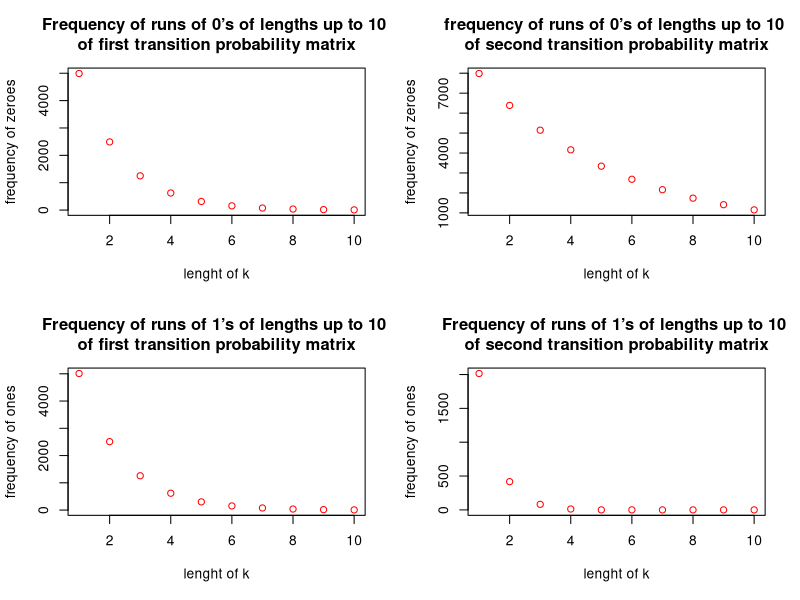

Generate this figure with R: (Note: this script raises an error after producing the figure.)
## ---- chunk 1
#This function takes in the sequence of length, the probability π00, π11, and the initial value(0 or 1)

markov_chain <- function(n,p00,p11,x1) {
  s<-c(x1) #create an empty vector that includes the initial value
  
  #loop over the vectors
  #if the initial value is 0, gives 1 value with probability 1-p00 and store it into the vector
  #if the initial value is 1, gives 1 value with probability p11 and store it into the vector
  for(i in 2:n){ 
    if(x1 == 0){
      s[i] <- rbinom(1,1,1-p00) 
    }
    else if (x1 == 1){
      s[i] <- rbinom(1,1,p11)
    }
  }
  return(s) #return the sequence of random variable 
}
## ---- chunk 2
#This function takes a sequence (vector) of 0 or 1 as input and returns the starting locations of runs of 0’s and runs of 1’s, k is the the length of runs

runfunction<-function(seq,k=1){
  #create empty vectors
  zeroes <- numeric(0)
  ones <- numeric(0) 
  #set length of n to be the length(x)-k+1
  n <- length(seq)-k+1
  counter = 1
  for(i in 1:n) {
    #loop over the sequence, 
    #apply identical to ones to check if its matched with the same numbers of k
    if (identical(seq[counter:(counter+k-1)], rep(1,k)) == TRUE){
      #if its identical, store the index to the variable "ones"
      ones = c(ones,counter)
    }
    #do the same for the zeros
    else if (identical(seq[counter:(counter+k-1)], rep(0,k)) == TRUE){
      zeroes = c(zeroes,counter)
    }
    #move to next counter
    counter = counter + 1
  }
  #return the list of the starting locations of runs of 0’s and runs of 1’s
  return(list(zeroes = zeroes,ones = ones))
}
## ---- chunk 3
runfunction2<-function(seq,start,end){
  #create empty vectors
  start_vector = numeric(0)
  end_vector = numeric(0)
  len_start = length(start) #get the length of the start motif
  len_end =length(end) #get the length of the end motif
  n <- length(seq) #get the length of the sequence
  for( i in 1:(n-len_start-len_end+1) )  {
    #look for the start motif
    if ( all(seq[i:(i+len_start-1)] == start)){
       for(j in (i+len_start):(n-len_end+1)) {
        #check if the sequence is same to the end motif
         if (all(seq[j:(j+len_end-1)]== end)){
          #if its the same, save the locations
           start_vector = c(start_vector, i)
           end_vector = c(end_vector, j)
         }
       }
    }
  }
  
  #return the starting location, ending location and the length between them
  return(list(start = start_vector,end = end_vector, length = end_vector-start_vector+length(end)))
}

## ---- chunk 4
#use problem 1's function to find the sequence
seq_a = markov_chain(10000,0.5,0.5,0)

#use lapply function to find all the sequence of runs of 0's and 1's of lengths from 1 up to 10 and it will return all the locations of all the runs in each length of k
a = lapply(1:10,function(i) {runfunction(seq_a, i)})

#use sapply function simplify the result from above to get the frequency of each of them 
zeroes_k1 = sapply(1:10, function(i) {length(a[[i]]$zeroes)})
ones_k1 = sapply(1:10, function(i) {length(a[[i]]$ones)})
## ---- chunk 5
#do the same thing to the second transition probability matrix
seq_b = markov_chain(10000,0.8,0.9,0)
b = lapply(1:10,function(i) {runfunction(seq_b, i)})
zeroes_k2 = sapply(1:10, function(i) {length(b[[i]]$zeroes)})
ones_k2 = sapply(1:10, function(i) {length(b[[i]]$ones)})
## ---- chunk 6
#plots of 4i
par(mfrow=c(2,2))
plot(zeroes_k1,col = "red",xlab = "lenght of k",ylab= "frequency of zeroes", main = "Frequency of runs of 0’s of lengths up to 10 \nof first transition probability matrix")
plot(zeroes_k2,col = "red",xlab = "lenght of k",ylab= "frequency of zeroes", main = "frequency of runs of 0’s of lengths up to 10 \nof second transition probability matrix")

plot(ones_k1,col = "red",xlab = "lenght of k",ylab= "frequency of ones", main = "Frequency of runs of 1’s of lengths up to 10 \nof first transition probability matrix")
plot(ones_k2,col = "red",xlab = "lenght of k",ylab= "frequency of ones", main = "Frequency of runs of 1’s of lengths up to 10 \nof second transition probability matrix")
## ---- chunk 7
#combining problem 1 and 3 together to get all the starting, ending location and the length that start and end with the motifs 0000 and 1111

seq_a = markov_chain(10000,0.5,0.5,0)
tmp = runfunction2(seq_a,c(0,0,0,0),c(1,1,1,1))

#used lapply to find all of the subsequences to see if its right for my own interest
all_seq = lapply(1:length(tmp$start), function(i)  seq_a[tmp$start[i]:(tmp$start[i]+tmp$length[i]-1)])

#find the starting locations of all subsequences with length 200 that start and end with the motifs 0000 and 1111
location1 = tmp$start[tmp$length==200]
location1
## ---- chunk 8
#combining problem 1 and 3 together to get all the starting, ending location and the length that start and end with the motifs 0000 and 1111 
seq_b = markov_chain(10000,0.8,0.9,0)
tmp2 = runfunction2(seq_b,c(0,0,0,0),c(1,1,1,1))

#used lapply find all of the subsequences
all_seq2 = lapply(1:length(tmp2$start), function(i)  seq_b[tmp2$start[i]:(tmp2$start[i]+tmp2$length[i]-1)])

#find the starting locations of all subsequences with length 200
location2=tmp2$start[tmp2$length==200]
location2
## ---- chunk 9
#summary of the frequency of runs of 0's in 1st matrix
summary(zeroes_k1) 
#summary of the frequency of runs of 0's in 2nd matrix
summary(zeroes_k2)
#summary of the frequency of runs of 1's in 1st matrix
summary(ones_k1)
#summary of the frequency of runs of 1's in 2nd matrix
summary(ones_k2)

#numbers of subsequences with length 200
length(location1)
length(location2)
## ---- chunk 10
#package used:
library(ggplot2) #used to create plots
library(reshape) #for the function 'melt' to melt a dataframe for easy casting
## ---- chunk 11
data("AirPassengers")
class(AirPassengers)
summary(AirPassengers)

#histogram
hist(AirPassengers, main="Histogram for Air Passengers",     xlab="Passengers", ylab="Frequency of Passengers", xlim=c(100,650), las=1, breaks=40, col = "blue") 
rug(AirPassengers) #shows the actual observations

#time series plot of data
x = as.vector(AirPassengers)
t = as.vector(time(AirPassengers))
n = length(t)
plot(t, x, type = "o", main = "Monthly totals of international airline passengers (1949-1960)", xlab = "time", ylab = "Air Passengers", col = "red")
abline(fit <- lm(AirPassengers~time(AirPassengers))) #plots the least squares regression line

#shows the time series decomposition into trend, seasonal and random  noise to see if there's any trend in this time serie
plot(decompose(AirPassengers), col="red")

#transforming the data from ts class into a matrix so that I can use them in ggplot
myData <- data.frame(Year = c(floor(time(AirPassengers) + .01)), Month = c(cycle(AirPassengers)),AirPassengers = c(AirPassengers))

ggplot(myData, aes(x = Year, y = AirPassengers, colour = Month))+
  geom_point(aes(color= Month)) +
  ggtitle("Monthly totals of international airline passengers (1949-1960)")
## ---- chunk 12
data("EuStockMarkets")
head(EuStockMarkets)
class(EuStockMarkets)
summary(EuStockMarkets)
dim(EuStockMarkets) 

#time series plot
plot.ts(EuStockMarkets, main= "Daily Closing Prices of Major European Stock Indices, 1991–1998",xlab = "Year", ylab = "Daily Closing Prices", col = "red")

#individual histogram to see the distribution of the data
par(mfrow=c(2,2))
hist(EuStockMarkets[,1], main = "Histogram for DAX",xlab = "Daily Closing Price",breaks=40)
rug(EuStockMarkets[,1], col = "red") #shows the actual observations
hist(EuStockMarkets[,2], main = "Histogram for SMI",xlab = "Daily Closing Price",breaks=40)
rug(EuStockMarkets[,2], col = "red")
hist(EuStockMarkets[,3], main = "Histogram for CAS",xlab = "Daily Closing Price",breaks=40)
rug(EuStockMarkets[,3], col = "red")
hist(EuStockMarkets[,4], main = "Histogram for FTSE",xlab = "Daily Closing Price",breaks=40)
rug(EuStockMarkets[,4], col = "red")

#boxplot
par(mfrow=c(1,1))
boxplot(EuStockMarkets, main = "Boxplot of major European stock indices",col= rainbow(4), xlab = "Major European stock indices", ylab = "Daily Closing Prices")
## ---- chunk 13
data(PlantGrowth)
head(PlantGrowth)
class(PlantGrowth)
summary(PlantGrowth$weight[1:10]) #ctrl
summary(PlantGrowth$weight[11:20]) #trt1
summary(PlantGrowth$weight[21:30]) #trt2
dim(PlantGrowth) #get data dimensions

#boxplot
boxplot(weight ~ group, data = PlantGrowth, main = "Boxplot of PlantGrowth data", ylab = "Dried weight of plants", xlab = "level of groups", col = "lightgray")

#plot of the data
ggplot(PlantGrowth, aes(x = weight, y = group))+
  geom_line(aes(color=group)) +
  geom_point(aes(color=group)) +
  ggtitle("Results from an Experiment on Plant Growth")
## ---- chunk 14
data(trees)
head(trees)
class(trees)
summary(trees)
dim(trees) 
attach(trees)

#Scatterplot Matrices to look at the relationship
pairs(trees, main = "Girth, Height, and Volume scatter plot")

#individual histograms to see the distributions
par(mfrow=c(3,1))
hist(Girth, main = "Histogram of Girth",xlim=c(8,20), las= 1,breaks=30,freq=FALSE)
lines(density(Girth),lwd=1.5,col = "red")
rug(Girth,col="red")

hist(Height,main = "Histogram of Height",xlim=c(60,90), las = 1,breaks=30,freq = FALSE)
lines(density(Height),lwd=1.5,col = "red")
rug(Height,col="red")

hist(Volume, main = "Histogram of Volume",breaks=30, las = 1,freq = FALSE)
lines(density(Volume),lwd=1.5,col = "red")
rug(Volume,col="red")

#boxplot
par(mfrow=c(1,1))
#The function melt will let me able to use the data easily. It will put all the variables into one group called variable and all the corresponding data into another group called value
ggplot(melt(trees), aes(variable, value)) + 
  geom_boxplot(aes(color = variable)) +
  ggtitle("Boxplot of Black Cherry Trees data")

detach(trees) #remove the data from the search path
## ---- chunk 15
data(airquality)
class(airquality)
summary(airquality)
dim(airquality)

#individual histograms to see the distributions
par(mfrow=c(2,1))
hist(airquality$Ozone, main = "Mean ozone in parts at Roosevelt Island", xlab = "Mean ozone in parts per billion", las =1, breaks=30)
rug(airquality$Ozone,col="red")

hist(airquality$Solar.R, main = "Solar radiation in Langleys at Central Park", xlab ="Solar radiation", las =1, breaks=30)
rug(airquality$Solar.R,col="red")

hist(airquality$Wind, main = "Average wind speed at LaGuardia Airport", xlab = "speed in miles per hour", las =1, breaks=20)
rug(airquality$Wind,col="red")

hist(airquality$Temp,main = "Maximum daily temperature at La Guardia Airpor",xlab="Temperature in degrees Fahrenheit", ylab = "Temperature Frequency", las = 1, breaks=20)
rug(airquality$Temp,col="red")

#data plot
#used melt to group the datas in the groups of variable and value again.
#used [,1:4] because month and day are categorial
ggplot(melt(airquality[,1:4]), aes(variable,value)) +
  geom_boxplot(aes(color = variable)) +
  ggtitle("New York Air Quality Measurements Data")

#Since the data plot doesn't show much relationship, I looked at scatterplot Matrices
pairs(airquality[,1:4],panel = panel.smooth, main = "Air Quality Data")

#density plot
#setting alpha = 0.5 to make the graphs transparent
ggplot(melt(airquality[,1:4])) + 
  geom_density(aes(value, color = variable, fill = variable), alpha=0.5) +
  ggtitle("Density of New York Air Quality Measurements")

#individual boxplot
ggplot(airquality, aes(Month, Temp, group = Month)) +
  geom_boxplot(aes(color = Month)) +
  ggtitle("Boxplot of Monthly Air temperature in NYC")

ggplot(airquality, aes(Month, Ozone, group = Month)) +
  geom_boxplot(aes(color = Month)) +
  ggtitle("Boxplot of Monthly recorded Ozone level in NYC")

ggplot(airquality, aes(Month, Wind, group = Month)) +
  geom_boxplot(aes(color = Month)) +
  ggtitle("Boxplot of Monthly recorded Wind Speed in NYC")

ggplot(airquality, aes(Month, Solar.R, group = Month)) +
  geom_boxplot(aes(color = Month)) +
  ggtitle("Boxplot of Monthly recorded Solar radiation in NYC")
